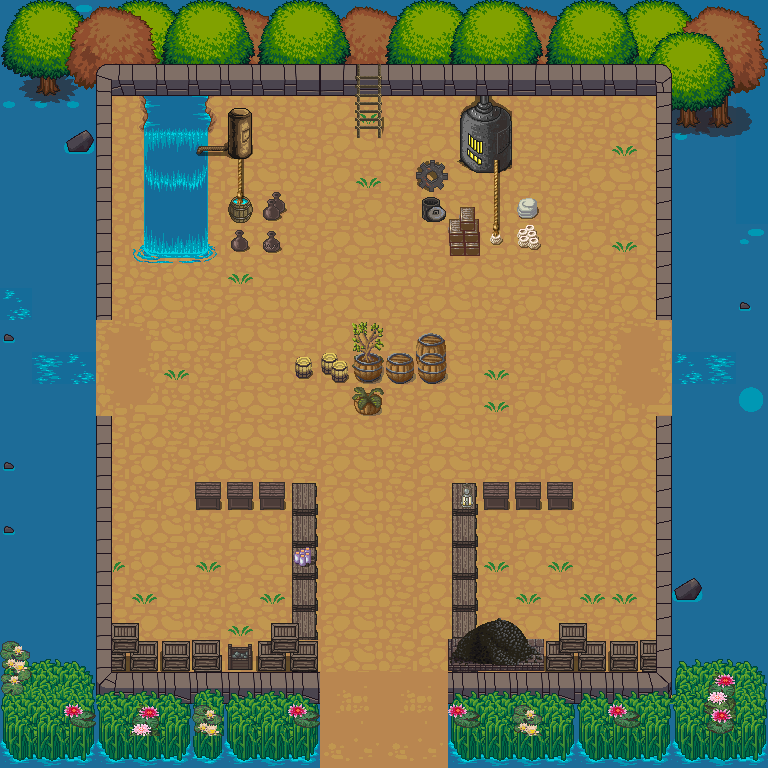

This game map was drawn from its Tiled (.tmx) file and the tilesets committed beside it. A one-line description and the trimmed map source follow:
An orthogonal 24x24 tile map with 32x32 px tiles, 10 tile layers (bg, walk, tree, moreTree, ...), 2 tilesets.

<map version="1.5" tiledversion="1.7.2" orientation="orthogonal" renderorder="right-down" width="24" height="24" tilewidth="32" tileheight="32" infinite="0" nextlayerid="21" nextobjectid="1">
 <editorsettings>
  <export target="room2.json" format="json" />
 </editorsettings>
 <tileset firstgid="1" name="land6" tilewidth="32" tileheight="32" tilecount="1024" columns="32">
  <image source="land6.png" width="1024" height="1024" />
 </tileset>
 <tileset firstgid="1025" name="futuristic4" tilewidth="32" tileheight="32" tilecount="256" columns="16">
  <image source="futuristic4.png" width="512" height="512" />
 </tileset>
 <layer id="7" name="bg" width="24" height="24">
  <data>[576 cells, 88 non-empty, 7 distinct tile ids]</data>
 </layer>
 <layer id="17" name="walk" width="24" height="24">
  <data>[576 cells, 488 non-empty, 23 distinct tile ids]</data>
 </layer>
 <layer id="10" name="tree" width="24" height="24">
  <data>[576 cells, 109 non-empty, 37 distinct tile ids]</data>
 </layer>
 <layer id="14" name="moreTree" width="24" height="24">
  <data>[576 cells, 60 non-empty, 27 distinct tile ids]</data>
 </layer>
 <layer id="18" name="moremoreTree" width="24" height="24">
  <data>[576 cells, 44 non-empty, 29 distinct tile ids]</data>
 </layer>
 <layer id="9" name="object" width="24" height="24">
  <data>[576 cells, 71 non-empty, 52 distinct tile ids]</data>
 </layer>
 <layer id="12" name="wall" width="24" height="24">
  <data>[576 cells, 62 non-empty, 10 distinct tile ids]</data>
 </layer>
 <layer id="20" name="treeLayer" width="24" height="24">
  <data>[576 cells, 15 non-empty, 4 distinct tile ids]</data>
 </layer>
 <layer id="15" name="moreObject" width="24" height="24">
  <data>[576 cells, 34 non-empty, 23 distinct tile ids]</data>
 </layer>
 <layer id="16" name="moremoreObject" width="24" height="24">
  <data>[576 cells, 18 non-empty, 18 distinct tile ids]</data>
 </layer>
</map>
